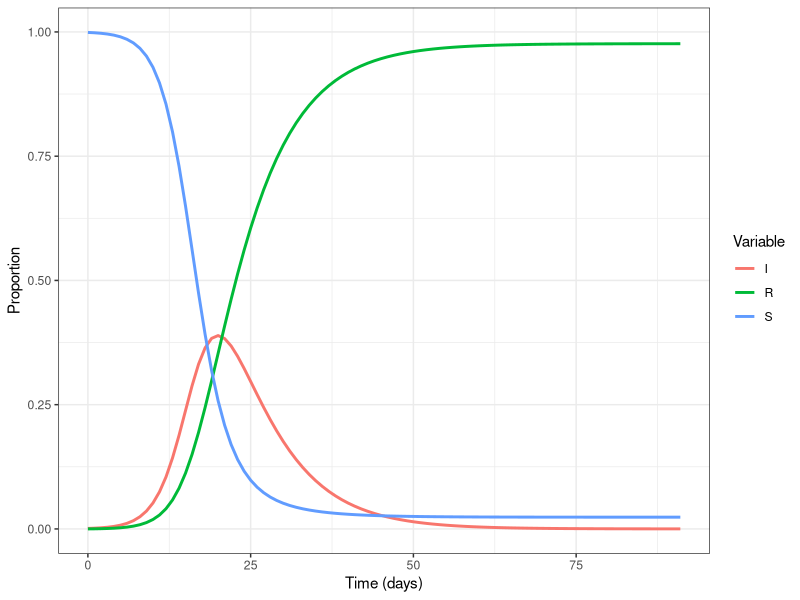
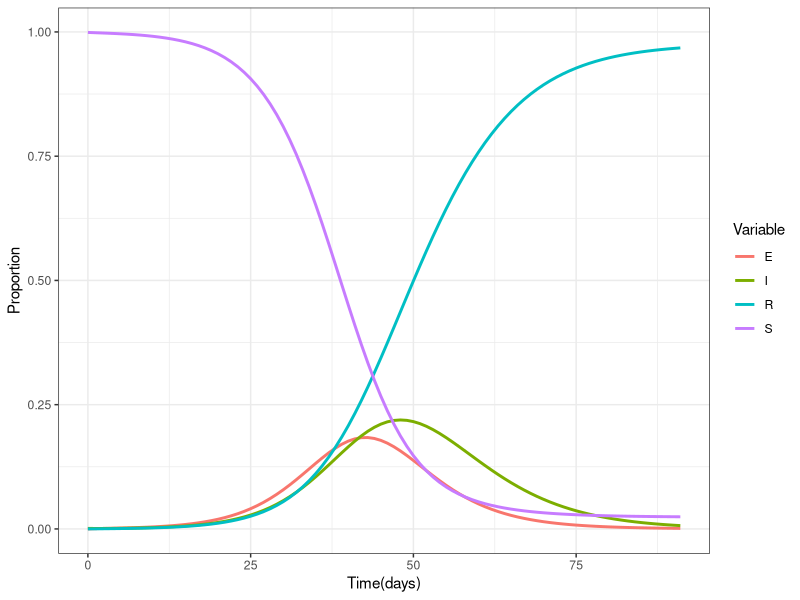
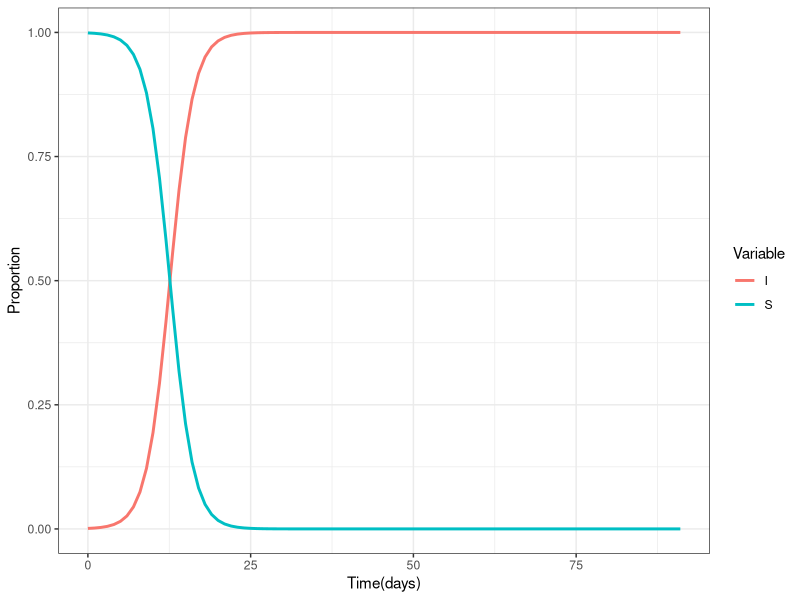
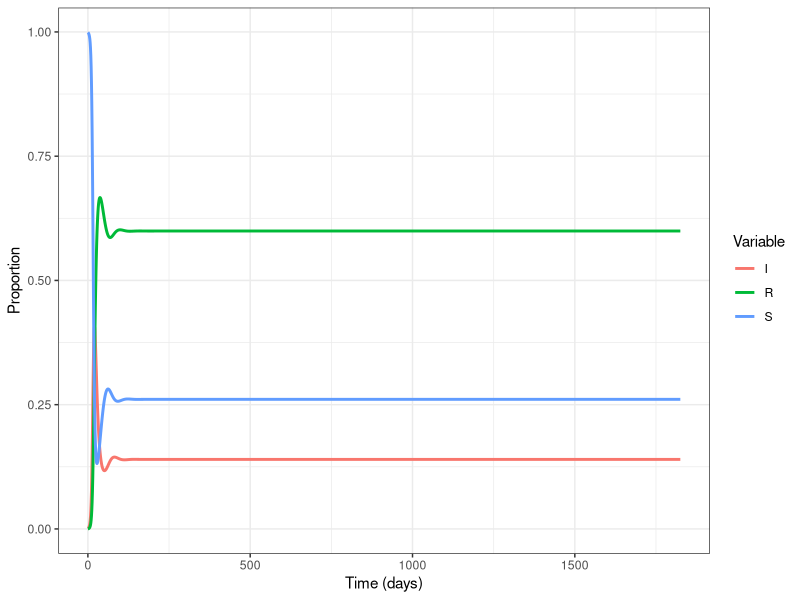
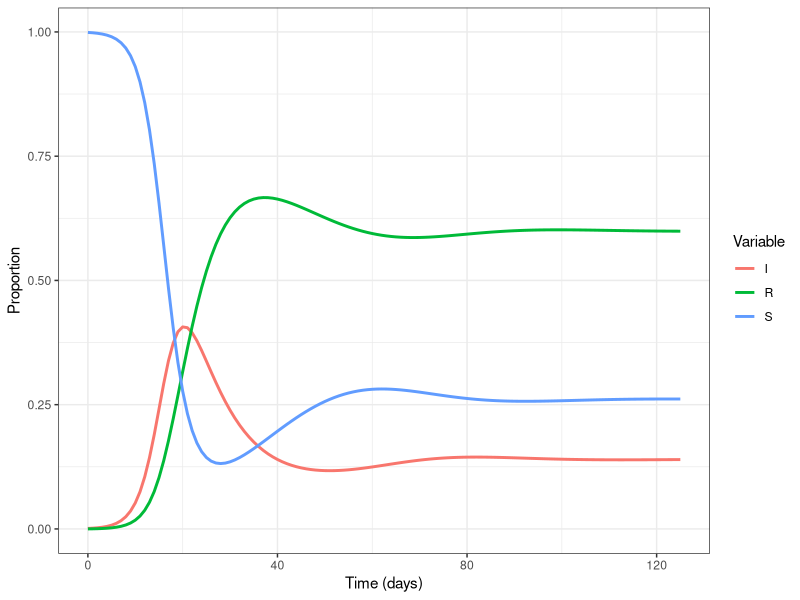

These figures' R source, in order:
## ---- chunk 1
knitr::opts_chunk$set(echo = TRUE, message = FALSE, warning = FALSE)
library(deSolve)
library(tidyverse)
## ---- chunk 2
sir <- function(t, y, pars){
  # State variables
  S <- y[1]
  I <- y[2]
  R <- y[3]
  
  # Parameter values
  beta <- pars["beta"]
  gamma <- pars["gamma"]
  
  # Equations
  dS <- - beta*S*I
  dI <- beta*S*I - gamma*I
  dR <- gamma*I 
  out <- c(dS, dI, dR)
  
  # Return list of gradients
  list(out)
}

times <- seq(0, 0.25, by = 1/365)
paras <- c(beta = 200, gamma = 365/7)
init <- c(S = 0.999, I = 0.001, R = 0)

data_out <- ode(y = init, times = times, func = sir, parms = paras)
data_out <- as_tibble(data_out)

plot <- data_out %>% pivot_longer(cols = S:R, 
  names_to = "Variable", values_to = "Proportion") %>%
  mutate(timeD =time*365) %>%
  ggplot(aes(x = timeD, y = Proportion, col = Variable)) + 
  geom_line(size = 1) + theme_bw() + xlab("Time (days)")

plot
## ---- chunk 3
seir <- function(t, y, pars){
  # Variables 
  S <- y[1]
  E <- y[2]
  I <- y[3]
  R <- y[4]
  
  #parameter 
   beta <- pars["beta"]
  gamma <- pars["gamma"]
  sigma <- pars["sigma"]
  
  #equations 
  dS <- - beta*S*I
  dE <- beta*S*I - sigma*E
  dI <- sigma*E - gamma*I
  dR <- gamma*I 
  out1 <- c(dS, dE, dI, dR)
  
  list(out1)
}

#parameters
times1<-seq(0, 0.25, by = 1/365)
paras1 <- c(beta = 200, gamma = 365/7, sigma = 365/5)
init1 <- c(S = 0.999, E = 0, I = 0.001, R = 0)

#run code
data_out1 <- ode(y = init1, times = times1, func = seir, parms = paras1)
data_out1 <- as_tibble(data_out1)

head(round(data_out1, digits = 2))

tail(round(data_out1, digits = 2))

#plot 

plot1 <- data_out1 %>% pivot_longer(col = S:R, names_to="Variable", values_to = "Proportion") %>%
  mutate(timeD = time*365) %>%
  ggplot(aes(x = timeD, y = Proportion, col= Variable)) + geom_line(size=1) + theme_bw() + xlab("Time(days)")

plot1

## ---- chunk 4
si <- function(t, y, pars){
  # Variables 
  S <- y[1]
  I <- y[2]

  
  #parameter 
   beta <- pars["beta"]
  gamma <- pars["gamma"]
  
  #equations 
  dS <- - beta*S*I
  dI <- beta*S*I 
  out2 <- c(dS, dI)
  
  list(out2)
}

#parameters
times2<-seq(0,0.25, by = 1/365)
paras2 <- c(beta = 200, gamma = 365/7)
init2 <- c(S = 0.999, I = 0.001)

#run code
data_out2 <- ode(y = init2, times = times2, func = si, parms = paras2)
data_out2 <- as_tibble(data_out2)

head(round(data_out2, digits = 2))

tail(round(data_out2, digits = 2))

#plot 

plot2 <- data_out2 %>% pivot_longer(col = S:I, names_to="Variable", values_to = "Proportion") %>%
  mutate(timeD = time*365) %>%
  ggplot(aes(x = timeD, y = Proportion, col= Variable)) + geom_line(size=1) + theme_bw() + xlab("Time(days)")

plot2
## ---- chunk 5
sirs <- function(t, y, pars){
  # State variables
  S <- y[1]
  I <- y[2]
  R <- y[3]
  
  # Parameter values
  beta <- pars["beta"]
  gamma <- pars["gamma"]
  omega <- pars["omega"]
  
  # Equations
  dS <- - beta*S*I + omega*R
  dI <- beta*S*I - gamma*I
  dR <- gamma*I - omega*R
  out <- c(dS, dI, dR)
  
  # Return list of gradients
  list(out)
}

times3 <- seq(0, 5, by = 1/365)
paras3 <- c(beta = 200, gamma = 365/7, omega = 365/30 )
init3 <- c(S = 0.999, I = 0.001, R = 0)

data_out3 <- ode(y = init3, times = times3, func = sirs, parms = paras3)
data_out3 <- as_tibble(data_out3)

plot3 <- data_out3 %>% pivot_longer(cols = S:R, 
  names_to = "Variable", values_to = "Proportion") %>%
  mutate(timeD =time*365) %>%
  ggplot(aes(x = timeD, y = Proportion, col = Variable)) + 
  geom_line(size = 1) + theme_bw() + xlab("Time (days)")

plot3


plot4 <- data_out3 %>% pivot_longer(cols = S:R, 
  names_to = "Variable", values_to = "Proportion") %>%
  mutate(timeD =time*365) %>%
  ggplot(aes(x = timeD, y = Proportion, col = Variable)) + 
  geom_line(size = 1) + theme_bw() + xlab("Time (days)") + xlim(0,125)

plot4
